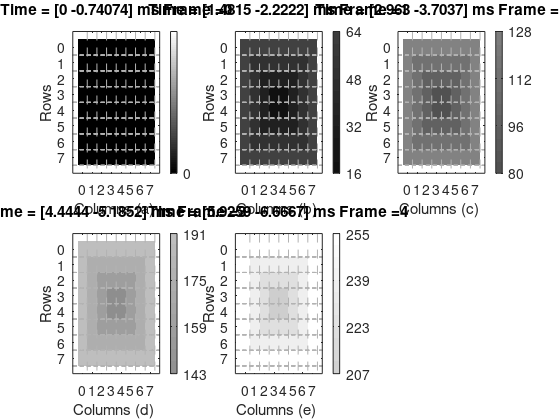
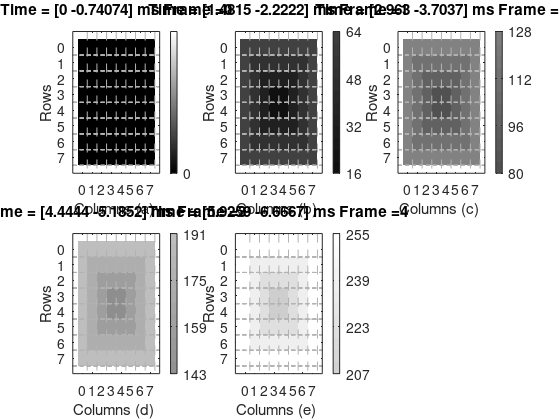

Write MATLAB code to recreate these figures, in order.
% Esta funci�n proporciona el conjunto de datos necesarios para 
% simular una c�mara ATIS.

tic;

clear all;clc;close all;

curr_path = pwd;

N =8; 
M =8;
freq = 150;
frames = 4;
rpm = freq*60;
T_Rst = 200e-6;

PATH_input = '/home/netware/users/jpgironruiz/Desktop/Documents/Cadence_analysis/Inputs/';
%PATH_input = '/sdcard/documents/MSc/Cadence_analysis/Inputs/';
cd(PATH_input);
nameSignal = strcat('illuminationAtis',int2str(N),'X',int2str(M),'_',int2str(freq),'_',int2str(frames));
name_folder = strcat(nameSignal,'/');

%% Creating the directory

[s,mess1,mess2]=mkdir(name_folder);
if (~strcmp(mess1,''))
   
    rmdir(name_folder,'s');
    mkdir(name_folder);
end
PATH_input = strcat(PATH_input,nameSignal,'/');

%% parameters and declarations of variables

Imax= 1e-9;
Imin= 20e-12;
Inot = 1e-12;
T = 1/freq;
samples = 2;
vec_time = linspace(0,T,(frames+1)*samples);
len_t=length(vec_time);
Matrix_Color = zeros(M*N,len_t);
Matrix_Ipd = zeros(M*N,len_t);
Matrix_tmpColor = zeros(M,N);
Matrix_tmpIpd = zeros(M,N);
Matrix_grayscale = zeros(N/2,1);
Color_max = 255;
Color_min = 0;
deltaColor = (Color_max - Color_min)/(N/2*frames);
deltaIpd = (Imax - Imin)/(N/2*frames);
Color = deltaColor;
Ipd = Imin;
struct_limsX = {[]};
struct_limsY = {[]};
cd(PATH_input)

%% colocar los nombres en los ejes de manera correcta

for x=0:N-1
    struct_limsX{x+1} = num2str(x);
end
struct_limsY = struct_limsX;

    
%% Creating the frames    

NroCols = 3;
NroRows = ceil(frames/NroCols);
 h=figure('Visible','on','units','normalized','outerposition',[0 0 1 1]);
for fr=0:frames

    Rini = M/2;Rend = Rini + 1;
    Cini = N/2;Cend = Cini + 1;
    
    if ( fr ~= 0 )
    
        for ind=1:N/2
           Matrix_tmpColor(Rini,[Cini:Cend]) = Color;       
           Matrix_tmpColor([Rini:Rend],Cend) = Color;
           Matrix_tmpColor(Rend,[Cini:Cend]) = Color;
           Matrix_tmpColor([Rini:Rend],Cini) = Color;
           
           Matrix_tmpIpd(Rini,[Cini:Cend]) = Ipd;       
           Matrix_tmpIpd([Rini:Rend],Cend) = Ipd;
           Matrix_tmpIpd(Rend,[Cini:Cend]) = Ipd;
           Matrix_tmpIpd([Rini:Rend],Cini) = Ipd;
           Rini = Rini - 1 ; Rend = Rend + 1;
           Cini = Cini - 1 ; Cend = Cend + 1;
           Matrix_grayscale(ind) = Color;
           Color = Color + deltaColor;
           Ipd = Ipd + deltaIpd;
        end
    else
        
        Matrix_tmpColor(:,:) = 0;
        Matrix_tmpIpd(:,:) = Inot;
        Matrix_grayscale(:) = 0;
        Ipd = Ipd + deltaIpd;
    end
 %% Painting the frame  
    %h = figure('Visible','on');
    
    subplot(NroRows,NroCols,fr+1)
    
    c_min = uint8(min(Matrix_grayscale));
    c_max = uint8(max(Matrix_grayscale));
    CMAP = uint8(unique(Matrix_grayscale));
   
    imagesc(uint8(Matrix_tmpColor),[0 255])
    colormap(gray)
    if c_min ~= c_max
        colorbar('Ylim',[c_min c_max],'YTick',CMAP);
    else
        colorbar('YTick',CMAP);
    
    end
    %colorbar('YTick',uint8(255*Matrix_grayscale'),'YTickLabels',{'Cold','Cool','Neutral','Warm'})
    set(gca,'XTick',[1:N])
    set(gca,'YTick',[1:M])
    set(gca,'YTickLabel',struct_limsY)
    set(gca,'XTickLabel',struct_limsX)
    grid off;
    xlabel(['Columns',' ','(',char(fr+1+96),') '])
    ylabel('Rows')
    
    lim_inf = (samples)*fr+1;
    lim_sup = lim_inf + (samples-1);
    title(strcat('Time = [ ',num2str(vec_time(lim_inf)*1e3),' - ', ...
        num2str(vec_time(lim_sup)*1e3),'] ms',' Frame = ',num2str(fr)))
    
    % Setting the lines vertical and horizontal at the image
    
    vc_lineX = linspace(0,N+1,200);
    vc_lineY = ones(1,length(vc_lineX))/2;
    
    for x=1:N
       
       for y=1:M
           
           hold on;
           plot(vc_lineX,vc_lineY+y,'--','Color',[0.7 0.7 0.7]);
           
       end
       hold on
       line([x+0.5 x+0.5],[0 M+1],'LineStyle','--','Color',[0.7 0.7 0.7])
   end
    
    %text(N/2 + 0.5,M+1,['(',char(fr+1+96),') ']) ,...
        %'HorizontalAlignment','center',...
        %'VerticalAlignment','bottom',...
        %'color','k',...
        %'fontw','b')
    
    
    %% Colocando los valores de la matriz dentro del vector unidimensional
    % de pixeles
    
    for ind_x=1:M
        
        for ind_y=1:N
                              
            Matrix_Color(ind_y + (ind_x-1)*M,lim_inf:lim_sup) = Matrix_tmpColor(ind_x,ind_y);
            Matrix_Ipd(ind_y + (ind_x-1)*M,lim_inf:lim_sup) = Matrix_tmpIpd(ind_x,ind_y);
        end
    end
    Matrix_tmpColor(:,:) = 0;
    
end

set(gcf,'PaperPositionMode','auto')
print('-depsc2', 'Input_ATIS.eps')
print('-dpng', 'Input_ATIS.png')

%saveas(gca,strcat('Frame_',num2str(fr)),'png')

%% Interporlation


time_interp = linspace(0,T,200*len_t);

for i=1:N*M
	
	I_pd_interp = interp1(vec_time,Matrix_Ipd(i,:),time_interp,'linear');
	name_file=strcat(nameSignal,'_',num2str(i-1),'.csv');
	dlmwrite(name_file,[time_interp' I_pd_interp'],'delimiter',' ','precision',10,'newline','unix');
	plot(time_interp,I_pd_interp)
    hold on;
end

% Writing the README FILE

fid = fopen('README.txt','wt');
fprintf(fid,' N %d\n M %d\n T %d \n freq %d (Hz) \n Frames %d \n Period_total %d ',N,M,T,freq,frames,T+T_Rst);
fclose(fid);

toc

cd(curr_path);
